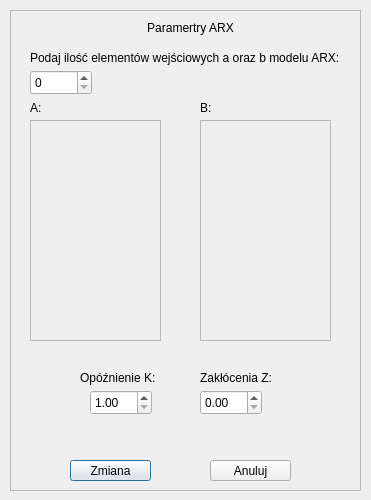
<?xml version="1.0" encoding="UTF-8"?>
<ui version="4.0">
 <class>ARX_change_popup</class>
 <widget class="QDialog" name="ARX_change_popup">
  <property name="geometry">
   <rect>
    <x>0</x>
    <y>0</y>
    <width>371</width>
    <height>500</height>
   </rect>
  </property>
  <property name="minimumSize">
   <size>
    <width>371</width>
    <height>500</height>
   </size>
  </property>
  <property name="maximumSize">
   <size>
    <width>371</width>
    <height>500</height>
   </size>
  </property>
  <property name="windowTitle">
   <string>Dialog</string>
  </property>
  <widget class="QFrame" name="frame_3">
   <property name="geometry">
    <rect>
     <x>10</x>
     <y>10</y>
     <width>351</width>
     <height>481</height>
    </rect>
   </property>
   <property name="frameShape">
    <enum>QFrame::StyledPanel</enum>
   </property>
   <property name="frameShadow">
    <enum>QFrame::Raised</enum>
   </property>
   <widget class="QPushButton" name="btn_save">
    <property name="geometry">
     <rect>
      <x>60</x>
      <y>450</y>
      <width>81</width>
      <height>21</height>
     </rect>
    </property>
    <property name="text">
     <string>Zmiana</string>
    </property>
   </widget>
   <widget class="QLabel" name="ARX_label_MAIN">
    <property name="geometry">
     <rect>
      <x>80</x>
      <y>10</y>
      <width>201</width>
      <height>16</height>
     </rect>
    </property>
    <property name="font">
     <font>
      <bold>false</bold>
     </font>
    </property>
    <property name="text">
     <string>Paramertry ARX</string>
    </property>
    <property name="textFormat">
     <enum>Qt::AutoText</enum>
    </property>
    <property name="alignment">
     <set>Qt::AlignCenter</set>
    </property>
   </widget>
   <widget class="QLabel" name="ARX_label_count_of_items">
    <property name="geometry">
     <rect>
      <x>20</x>
      <y>40</y>
      <width>311</width>
      <height>16</height>
     </rect>
    </property>
    <property name="text">
     <string>Podaj ilość elementów wejściowych a oraz b modelu ARX:</string>
    </property>
   </widget>
   <widget class="QLabel" name="ARX_label_ListB">
    <property name="geometry">
     <rect>
      <x>190</x>
      <y>90</y>
      <width>49</width>
      <height>16</height>
     </rect>
    </property>
    <property name="text">
     <string>B:</string>
    </property>
   </widget>
   <widget class="QLabel" name="ARX_label_delay">
    <property name="geometry">
     <rect>
      <x>70</x>
      <y>360</y>
      <width>81</width>
      <height>16</height>
     </rect>
    </property>
    <property name="text">
     <string>Opóźnienie K:</string>
    </property>
   </widget>
   <widget class="QDoubleSpinBox" name="ARX_delay">
    <property name="geometry">
     <rect>
      <x>80</x>
      <y>380</y>
      <width>62</width>
      <height>25</height>
     </rect>
    </property>
    <property name="minimum">
     <double>1.000000000000000</double>
    </property>
   </widget>
   <widget class="QLabel" name="ARX_label_noise">
    <property name="geometry">
     <rect>
      <x>190</x>
      <y>360</y>
      <width>81</width>
      <height>16</height>
     </rect>
    </property>
    <property name="text">
     <string>Zakłócenia Z:</string>
    </property>
   </widget>
   <widget class="QDoubleSpinBox" name="ARX_noise">
    <property name="geometry">
     <rect>
      <x>190</x>
      <y>380</y>
      <width>62</width>
      <height>25</height>
     </rect>
    </property>
    <property name="maximum">
     <double>1.000000000000000</double>
    </property>
    <property name="singleStep">
     <double>0.010000000000000</double>
    </property>
   </widget>
   <widget class="QPushButton" name="btn_cancel">
    <property name="geometry">
     <rect>
      <x>200</x>
      <y>450</y>
      <width>81</width>
      <height>21</height>
     </rect>
    </property>
    <property name="text">
     <string>Anuluj</string>
    </property>
   </widget>
   <widget class="QSpinBox" name="ARX_spinBox_count">
    <property name="geometry">
     <rect>
      <x>20</x>
      <y>60</y>
      <width>62</width>
      <height>25</height>
     </rect>
    </property>
   </widget>
   <widget class="QLabel" name="ARX_label_ListA">
    <property name="geometry">
     <rect>
      <x>20</x>
      <y>90</y>
      <width>49</width>
      <height>16</height>
     </rect>
    </property>
    <property name="text">
     <string>A:</string>
    </property>
   </widget>
   <widget class="QWidget" name="verticalLayoutWidget_2">
    <property name="geometry">
     <rect>
      <x>20</x>
      <y>110</y>
      <width>131</width>
      <height>221</height>
     </rect>
    </property>
    <layout class="QVBoxLayout" name="ARX_layout_ListA">
     <item>
      <widget class="QScrollArea" name="ARX_scrollAreaA">
       <property name="widgetResizable">
        <bool>true</bool>
       </property>
       <widget class="QWidget" name="scrollAreaWidgetContents_2">
        <property name="geometry">
         <rect>
          <x>0</x>
          <y>0</y>
          <width>127</width>
          <height>217</height>
         </rect>
        </property>
       </widget>
      </widget>
     </item>
    </layout>
   </widget>
   <widget class="QWidget" name="verticalLayoutWidget">
    <property name="geometry">
     <rect>
      <x>190</x>
      <y>110</y>
      <width>131</width>
      <height>221</height>
     </rect>
    </property>
    <layout class="QVBoxLayout" name="ARX_layout_ListB">
     <item>
      <widget class="QScrollArea" name="ARX_scrollAreaB">
       <property name="widgetResizable">
        <bool>true</bool>
       </property>
       <widget class="QWidget" name="scrollAreaWidgetContents">
        <property name="geometry">
         <rect>
          <x>0</x>
          <y>0</y>
          <width>127</width>
          <height>217</height>
         </rect>
        </property>
       </widget>
      </widget>
     </item>
    </layout>
   </widget>
  </widget>
 </widget>
 <resources/>
 <connections/>
</ui>
